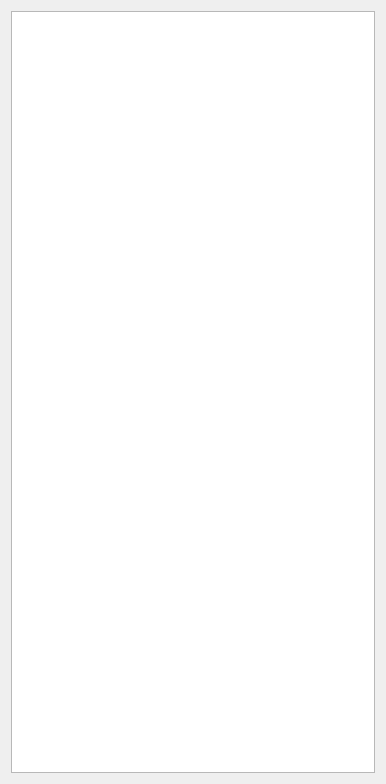
<?xml version="1.0" encoding="UTF-8"?>
<ui version="4.0">
 <class>ShowData</class>
 <widget class="QWidget" name="ShowData">
  <property name="geometry">
   <rect>
    <x>0</x>
    <y>0</y>
    <width>386</width>
    <height>784</height>
   </rect>
  </property>
  <property name="windowTitle">
   <string>ShowData</string>
  </property>
  <layout class="QGridLayout" name="gridLayout">
   <item row="0" column="0">
    <widget class="QTableView" name="tableView"/>
   </item>
  </layout>
 </widget>
 <resources/>
 <connections/>
</ui>
